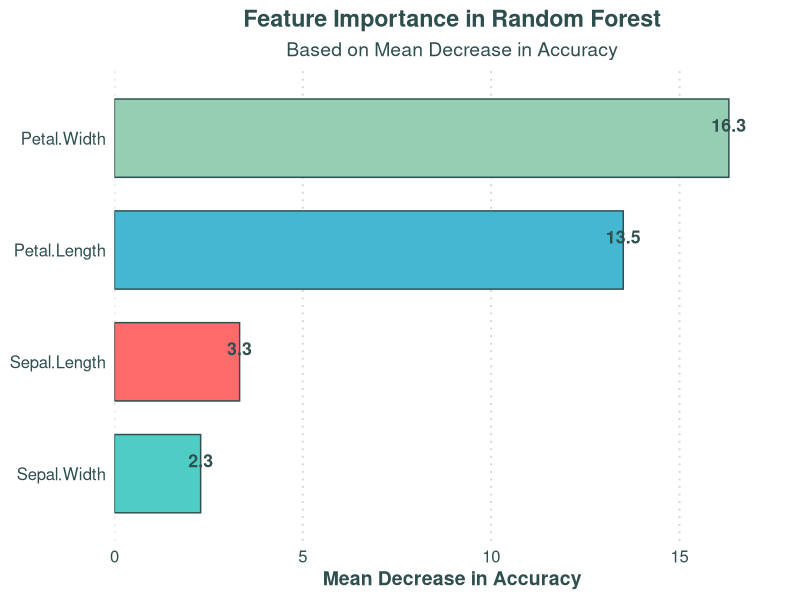
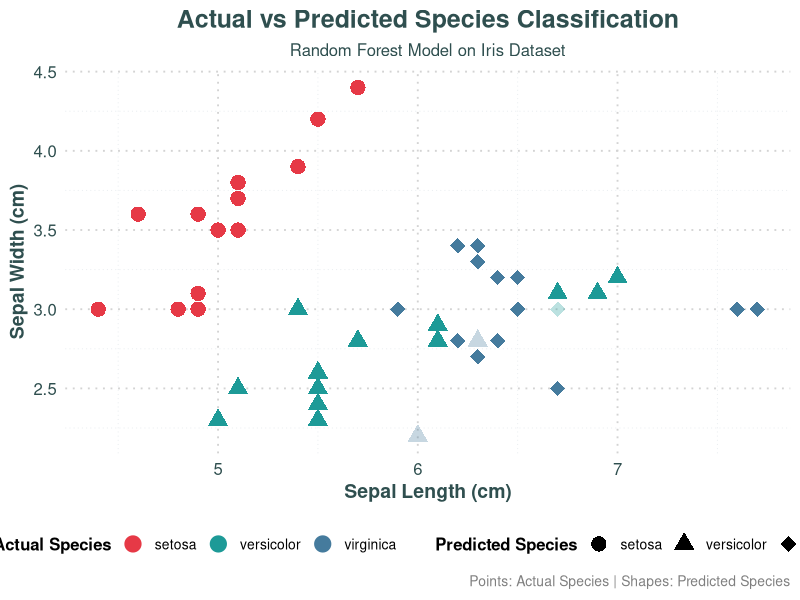
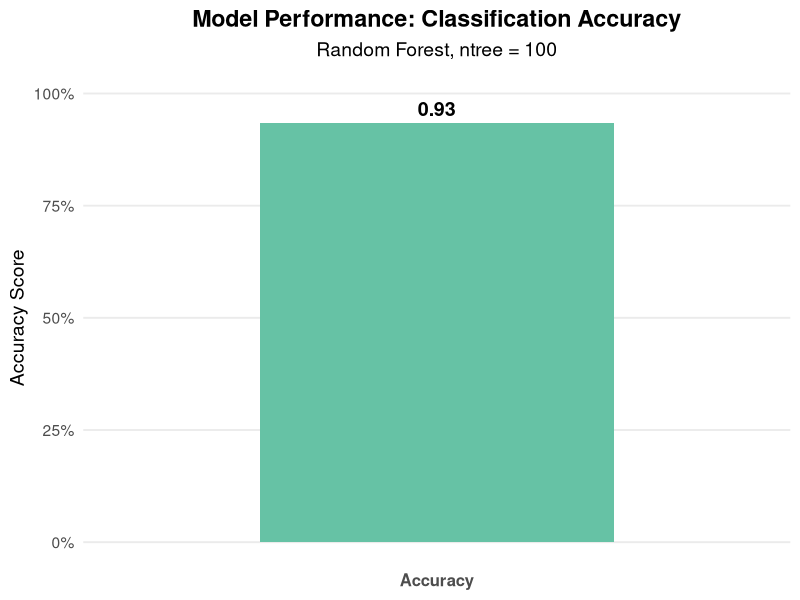

Generate these figures, in order, with R:
.libPaths("C:/Users/Donielr Arys Antonio/R-CC19")

# Step 1: Load required packages
library(randomForest)    # For random forest model
library(ggplot2)         # For visualization
library(caret)           # For model training and evaluation
library(dplyr)           # For data manipulation

# Set seed for reproducibility
set.seed(123)

# Step 2: Load and Explore the iris dataset
data(iris)
cat("First few rows of the dataset:\n")
print(head(iris))
cat("\nSummary of the dataset:\n")
print(summary(iris))

# Step 3: Split data into training (70%) and testing (30%) sets
train_index <- createDataPartition(iris$Species, p = 0.7, list = FALSE)
train_data <- iris[train_index, ]
test_data <- iris[-train_index, ]


# Step 4: Train the Random Forest model
rf_model <- randomForest(Species ~ ., 
                         data = train_data,
                         ntree = 100,
                         importance = TRUE)

# Step 5: Make predictions on test data
predictions <- predict(rf_model, test_data)

# Step 6: Evaluate Model Performance
conf_matrix <- confusionMatrix(predictions, test_data$Species)
print(conf_matrix)


# Step 7: Feature Importance Visualization
var_importance <- as.data.frame(importance(rf_model, type = 1))
var_importance$Feature <- rownames(var_importance)
colnames(var_importance) <- c("Importance", "Feature")
p <- ggplot(var_importance, aes(x = reorder(Feature, Importance), y = Importance)) +
  geom_bar(stat = "identity", aes(fill = Feature), color = "#2F4F4F", width = 0.7) +
  geom_text(aes(label = round(Importance, 1)), vjust = -0.5, size = 4.5, color = "#2F4F4F", fontface = "bold") +
  coord_flip() +
  labs(title = "Feature Importance in Random Forest",
       subtitle = "Based on Mean Decrease in Accuracy",
       x = NULL, 
       y = "Mean Decrease in Accuracy") +
  theme_minimal(base_size = 14) +
  theme(plot.title = element_text(hjust = 0.5, face = "bold", color = "#2F4F4F"),
        plot.subtitle = element_text(hjust = 0.5, color = "#2F4F4F"),
        axis.text = element_text(color = "#2F4F4F", size = 12),
        axis.title = element_text(face = "bold", color = "#2F4F4F"),
        panel.background = element_rect(fill = "white", color = NA),
        plot.background = element_rect(fill = "white", color = NA),
        panel.grid.major.x = element_line(color = "#D3D3D3", linetype = "dotted"),
        panel.grid.major.y = element_blank(),
        panel.grid.minor = element_blank(),
        legend.position = "none") +
  scale_fill_manual(values = c("Sepal.Length" = "#FF6B6B", 
                               "Sepal.Width" = "#4ECDC4", 
                               "Petal.Length" = "#45B7D1", 
                               "Petal.Width" = "#96CEB4")) +
  scale_y_continuous(expand = expansion(mult = c(0, 0.1)))
ggsave("C:/Users/Donielr Arys Antonio/R-CC19/var_importance.png", 
       p, 
       width = 12, height = 8, 
       bg = "white", 
       device = "png")


# Step 8: Scatter Plot Predictions and Visualization
plot_data <- test_data
plot_data$Prediction <- predictions
plot_data$Correct <- plot_data$Species == plot_data$Prediction
p1 <- ggplot(plot_data, aes(x = Sepal.Length, y = Sepal.Width)) +
  geom_point(aes(color = Species, shape = Prediction, alpha = Correct), size = 4.5, stroke = 1, fill = NA) +
  scale_color_manual(values = c("setosa" = "#E63946", 
                                "versicolor" = "#1D9A97", 
                                "virginica" = "#457B9D"),
                     name = "Actual Species") +
  scale_shape_manual(values = c(16, 17, 18), 
                     name = "Predicted Species") +
  scale_alpha_manual(values = c(0.3, 1), 
                     guide = "none") +
  labs(title = "Actual vs Predicted Species Classification",
       subtitle = "Random Forest Model on Iris Dataset",
       x = "Sepal Length (cm)",
       y = "Sepal Width (cm)",
       caption = "Points: Actual Species | Shapes: Predicted Species") +
  theme_minimal(base_size = 14) +
  theme(legend.position = "bottom",
        legend.box = "horizontal",
        legend.title = element_text(face = "bold", size = 12),
        legend.text = element_text(size = 10),
        plot.title = element_text(hjust = 0.5, face = "bold", size = 18, color = "#2F4F4F"),
        plot.subtitle = element_text(hjust = 0.5, size = 12, color = "#2F4F4F"),
        plot.caption = element_text(hjust = 1, size = 10, color = "gray50"),
        axis.title = element_text(face = "bold", color = "#2F4F4F"),
        axis.text = element_text(color = "#2F4F4F", size = 12),
        panel.background = element_rect(fill = "white", color = NA),
        plot.background = element_rect(fill = "white", color = NA),
        panel.grid.major = element_line(color = "#D3D3D3", linetype = "dotted"),
        panel.grid.minor = element_line(color = "#E8ECEF", linetype = "dotted")) +
  guides(color = guide_legend(order = 1),
         shape = guide_legend(order = 2))
ggsave("C:/Users/Donielr Arys Antonio/R-CC19/scatter_plot.png", 
       p1, 
       width = 12, height = 8, 
       bg = "white", 
       device = "png")

# Step 9: Model Accuracy Visualization
accuracy <- conf_matrix$overall['Accuracy']
stats <- data.frame(
  Metric = "Accuracy",
  Value = accuracy
)

p2 <- ggplot(stats, aes(x = Metric, y = Value)) +
  geom_bar(stat = "identity", fill = "#66C2A5", width = 0.6) +
  geom_text(aes(label = sprintf("%.2f", Value)), 
            vjust = -0.5, size = 5, fontface = "bold") +
  coord_cartesian(ylim = c(0, 1)) +  # Better than ylim() to avoid clipping
  labs(title = "Model Performance: Classification Accuracy",
       subtitle = paste("Random Forest, ntree =", rf_model$ntree),
       y = "Accuracy Score",
       x = NULL) +
  theme_minimal(base_size = 14) +
  theme(plot.title = element_text(hjust = 0.5, face = "bold"),
        plot.subtitle = element_text(hjust = 0.5),
        axis.text.x = element_text(size = 12, face = "bold"),
        panel.grid.major.x = element_blank(),
        panel.grid.minor = element_blank(),
        panel.background = element_rect(fill = "white", color = NA),  # White panel
        plot.background = element_rect(fill = "white", color = NA)) +  # White plot bg
  scale_y_continuous(labels = scales::percent_format())  # Show as percentage
ggsave("C:/Users/Donielr Arys Antonio/R-CC19/accuracy_plot.png", 
       p2, 
       width = 6, height = 4, 
       bg = "white", 
       device = "png")


# Step 10: Conclusion and Summary
cat("\nRandom Forest Model Summary:\n")
print(rf_model)